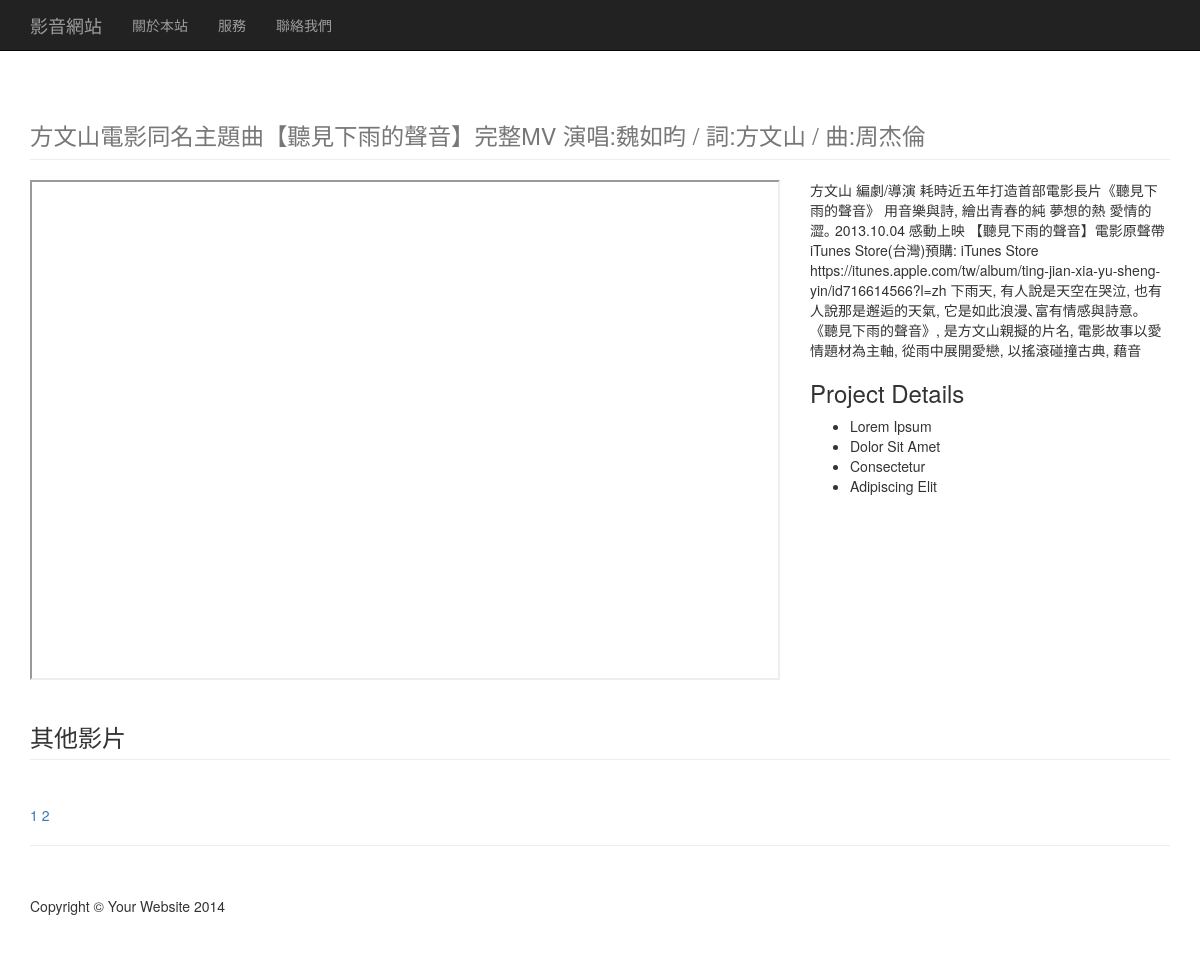
The page / on the database its author committed.
### tables this page shows
CREATE TABLE IF NOT EXISTS `video` (
  `mid` int(11) NOT NULL,
  `title` text NOT NULL,
  `videoid` varchar(11) NOT NULL,
  `description` text NOT NULL,
  `thumbnail` tinytext NOT NULL,
  `tags` text NOT NULL
);

### index.php (the view, shortened to what this page needs)
<!DOCTYPE html>
<html>
    <head>
        <link href="css/bootstrap.min.css" rel="stylesheet">
        <link href="css/portfolio-item.css" rel="stylesheet">
    </head>
    <body>
        <?php
        if (isset($_GET['page'])) {
            $current = $_GET['page'];
        } else {
            $current = 1;
        }
        if(isset($_GET['mv'])) {
            $mv= $_GET['mv'];
        } else {
            $mv=0;
        }
        $sql = "SELECT * FROM video ORDER BY mid";
        $result = mysql_query($sql);
        $total = mysql_num_rows($result);
        $per = 4;
        $pages = ceil($total / $per);
        $start = ($current - 1) * $per;
        $query = $sql . ' LIMIT ' . $start . ',' . $per;
        $result = mysql_query($query);
        $videos = array();
        while ($row = mysql_fetch_assoc($result)) {
            array_push($videos, $row);
        }
        $headline = $videos[$mv];
        ?>
        <nav class="navbar navbar-inverse navbar-fixed-top" role="navigation">
            <div class="container">
                <div class="navbar-header">
                    <a class="navbar-brand" href="#">影音網站</a>
                </div>
                <div class="collapse navbar-collapse" id="bs-example-navbar-collapse-1">
                    <ul class="nav navbar-nav">
                        <li>
                            <a href="#">關於本站</a>
                        </li>
                        <li>
                            <a href="#">服務</a>
                        </li>
                        <li>
                            <a href="#">聯絡我們</a>
                        </li>
                    </ul>
                </div>
            </div>
        </nav>
        <div class="container">
            <div class="row">
                <div class="col-lg-12">
                    <h1 class="page-header">
                        <small><?=$headline['title']?></small>
                    </h1>
                </div>
            </div>
            <div class="row">
                <div class="col-md-8">
                    <?php
                    $videoid = $headline['videoid'];
                    ?>
                    <iframe width="750" height="500"
                            src="http://www.youtube.com/embed/<?=$videoid?>?autoplay=1">
                    </iframe>
                </div>
                <div class="col-md-4">
                    <p>
                        <?php
                        $length = mb_strlen($headline['description']);
                        if($length >= 300) {
                            $str = mb_substr($headline['description'],0,300,'UTF-8');
                        } else {
                            $str = $headline['description'];
                        }
                        ?>
                            <?=$str?>
                    </p>
                    <h3>Project Details</h3>
                    <ul>
                        <li>Lorem Ipsum</li>
                        <li>Dolor Sit Amet</li>
                        <li>Consectetur</li>
                        <li>Adipiscing Elit</li>
                    </ul>
                </div>
            </div>
            <div class="row">
                <div class="col-lg-12">
                    <h3 class="page-header">其他影片</h3>
                </div>
<?php
for($i=0 ; $i<count($videos); $i++) {
?>
                <div class="col-sm-3 col-xs-6">
                </div>
<?php
}
?>
            </div>
            <div>
                <?php
                for ($i = 1; $i <= $pages; $i++) {
                    echo '<a href="index.php?page=' . $i . '">' . $i . '</a> ';
                }
                ?>
            </div>
            <hr>
            <footer>
                <div class="row">
                    <div class="col-lg-12">
                        <p>Copyright &copy; Your Website 2014</p>
                    </div>
                </div>
            </footer>
        </div>
    </body>
</html>

### css/portfolio-item.css (style rules this page uses)
body { padding-top: 70px; }
footer { margin: 50px 0; }

### rows shown on the page
video: title "方文山電影同名主題曲【聽見下雨的聲音】完整MV 演唱:魏如昀 / 詞:方文山 / 曲:周杰倫", description "方文山 編劇/導演 耗時近五年打造首部電影長片《聽見下雨的聲音》 用音樂與詩, 繪出青春的純 夢想的熱 愛情的澀｡ 2013.10.04 感動上映 【聽見下雨的聲音】電影原聲帶iTunes Store(台灣)預購: iTunes Store https://itunes.apple.com/tw/album/ting-jian-xia-yu-sheng-yin/id716614566?l=zh 下雨天, 有人說是天空在哭泣, 也有人說那是邂逅的天氣, 它是如此浪漫､富有情感與詩意｡ 《聽見下雨的聲音》, 是方文山親擬的片名, 電影故事以愛情題材為主軸, 從雨中展開愛戀, 以搖滾碰撞古典, 藉音"
